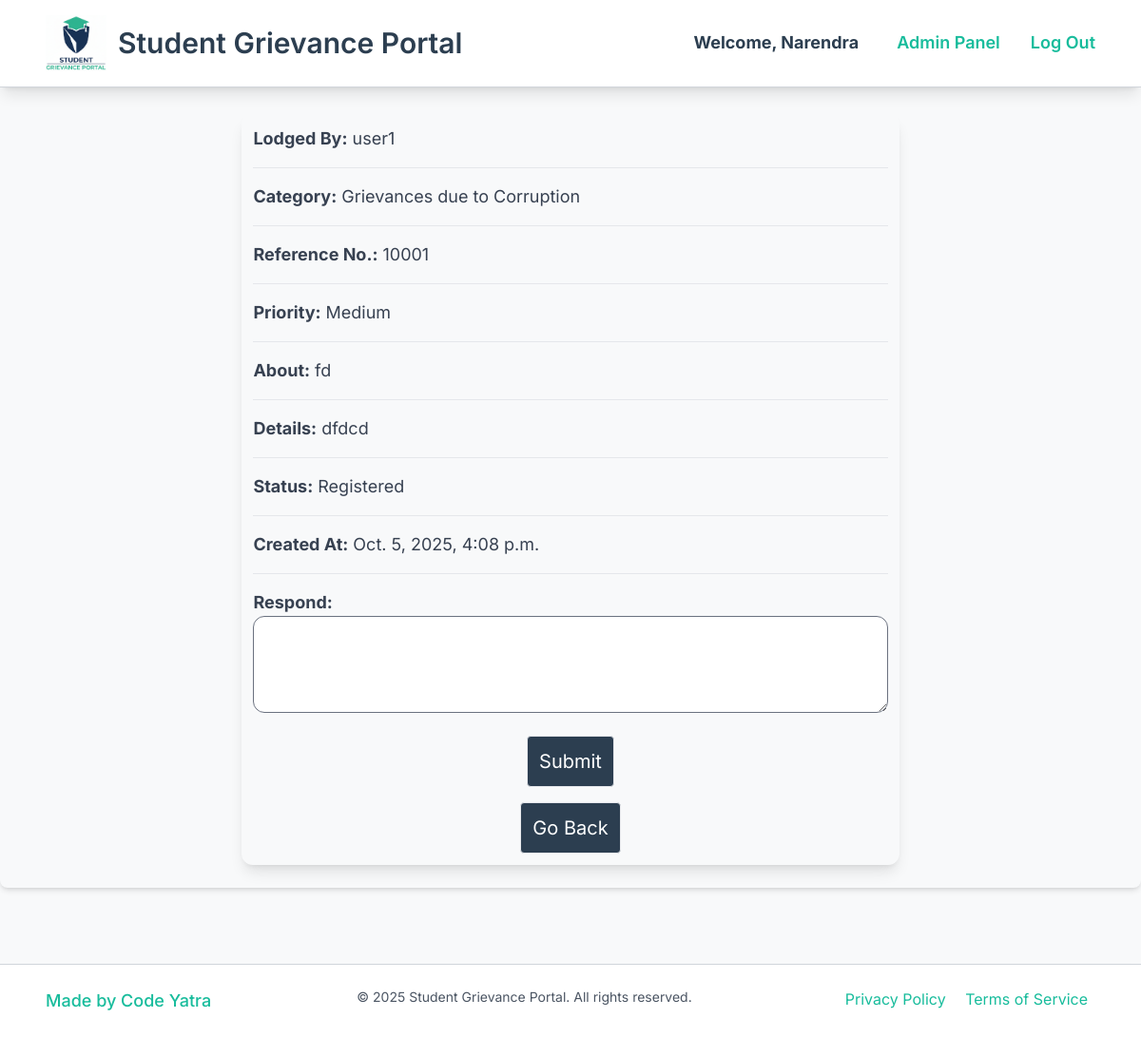
The page /grievance_detail/10001 (signed in) on the database its author committed.
### app/models.py (models this page shows, shortened)
class User(AbstractUser):
    phone_number = models.IntegerField(default=0)
    address = models.CharField(max_length=500, default="No Value")
    state = models.CharField(max_length=100, default="No Value")
    gender = models.CharField(max_length=50, default="No Value")
    handler = models.BooleanField(default=False)

class Grievance(models.Model):
    user = models.ForeignKey(User, on_delete=models.CASCADE, related_name='user')
    category = models.CharField(max_length=100)
    priority = models.CharField(max_length=100, choices=PRIORITY_CHOICES, default="Normal")
    details = models.CharField(max_length=2000)
    about = models.CharField(max_length=500, default="No Value")
    status = models.CharField(max_length=100, choices=STATUS_CHOICES, default="Registered")
    created_at = models.DateTimeField(auto_now_add=True)
    ref_no = models.IntegerField(default=100)
    handler_response = models.CharField(max_length=500, default="")
    satisfied = models.BooleanField(default=False)

### app/views.py (the view)
# urls.py: path("grievance_detail/<int:ref_no>", views.grievance_detail, name="grievance_detail"),
def grievance_detail(request, ref_no):
    grievance_obj = Grievance.objects.get(ref_no=ref_no)
    return render(request, 'app/grievance_detail.html', {
        "grievance": grievance_obj,
        "response_len": len(grievance_obj.handler_response),
    })

### app/templates/app/grievance_detail.html (shortened to what this page needs)
{% extends 'app/dash_base.html' %}
{% block body %}
<div class="mt-24 w-3/5 mx-auto text-xl grid grid-col-1 gap-4 shadow-lg p-3 rounded-xl">
    <p class="text-gray-700 text-lg"><strong>Lodged By:</strong> {{ grievance.user.username }}</p><hr>
    <p class="text-gray-700 text-lg"><strong>Category:</strong> {{ grievance.category }}</p><hr>
    <p class="text-gray-700 text-lg"><strong>Reference No.:</strong> {{ grievance.ref_no }}</p><hr>
    <p class="text-gray-700 text-lg"><strong>Priority:</strong> {{ grievance.priority }}</p><hr>
    <p class="text-gray-700 text-lg"><strong>About:</strong> {{ grievance.about }}</p><hr>
    <p class="text-gray-700 text-lg"><strong>Details:</strong> {{ grievance.details }}</p><hr>
    <p class="text-gray-700 text-lg"><strong>Status:</strong> {{ grievance.status }}</p><hr>
    <p class="text-gray-700 text-lg"><strong>Created At:</strong> {{ grievance.created_at }}</p><hr>
    {% if request.user.handler %}
        <div>
            <form action="{% url 'handler_response' grievance.ref_no%}" method="post" class="w-full mx-auto flex flex-col">
                <label class="text-gray-700 text-lg" for="about"><strong>Respond:</strong></label>
                <textarea class="text-lg px-3 py-2 mb-6 border border-gray-500 rounded-xl" required name="response" id="" cols="30" rows="3"></textarea>
                <input type="submit" class="p-3 border border-gray-200 bg-primary hover:bg-primary-dark rounded mx-auto text-white">
            </form>
        </div>
    {% endif %}
                            <a href="{% url 'register_grievance' %}" class="p-3 border border-gray-200 bg-primary hover:bg-primary-dark rounded mx-auto text-white">Go Back</a>
                        </div>
{% endblock %}

### app/templates/app/layout.html (shortened to what this page needs)
{% load static %}
<!DOCTYPE html>
<html lang="en">
    <head>
        <script src="https://cdn.tailwindcss.com"></script>
    </head>
    <body class="flex flex-col justify-between h-screen">
            <nav class="px-12 py-4 flex justify-between items-center border-b border-gray-300 fixed right-0 left-0 top-0 bg-white shadow-lg" style="color: #2C3E50; font-family: 'Inter', sans-serif;">
            <a class="text-3xl font-semibold flex items-center" href="/" style="color: #2C3E50;">
            <img class="w-16 mr-3" src="{% static 'images/logo1.png' %}" alt="Logo" />
              Student Grievance Portal
            </a>
            <div>
              <ul class="flex space-x-8 text-lg font-medium">
                {% if user.is_authenticated %}
                    <li class="nav-item">
                        <a class="p-2 border-b-2 border-transparent hover:border-secondary transition-colors" href="#" style="color: #2C3E50;"><strong>Welcome, {{ user.username }}</strong></a>
                    </li>
                {% endif %}
                {% if user.is_superuser %}
                    <a href="/admin" class="link-secondary font-semibold hover:underline">Admin Panel</a>
                {% endif %}
                {% if user.is_authenticated %}
                    <li class="nav-item">
                        <a class="link-secondary font-semibold hover:underline" href="{% url 'logout' %}">Log Out</a>
                    </li>
                {% endif %}
              </ul>
            </div>
          </nav>
        <div class="body card-bg p-6 rounded-lg shadow-md">
            {% block body %}
            {% endblock %}
        </div>
        {% block footer %}
        <footer class="mt-20 px-12 py-6 flex justify-between border-t border-gray-300 static bottom-0 bg-white shadow-lg" style="color: #2C3E50; font-family: 'Inter', sans-serif;">
            <a href="https://code-yatra-pi.vercel.app/" target="_blank" class="text-lg link-secondary flex items-center font-medium hover:underline">
              Made by Code Yatra
            </a>
            <p class="text-sm text-gray-600">&copy; 2025 Student Grievance Portal. All rights reserved.</p>
            <div>
              <a href="#" class="link-secondary hover:underline mx-2">Privacy Policy</a>
              <a href="#" class="link-secondary hover:underline mx-2">Terms of Service</a>
            </div>
        </footer>
        {% endblock %}
    </body>
</html>

### app/templates/app/layout.html (style rules this page uses)
body { font-family: 'Inter', sans-serif; background-color: #F8F9FA; color: #555555; }
.link-secondary { color: #18BC9C; text-decoration: none; }

### rows shown on the page
User: username "Narendra"
Grievance: user.username "user1", category "Grievances due to Corruption", ref_no "10001", priority "Medium", about "fd", details "dfdcd", status "Registered", created_at "Oct. 5, 2025, 4:08 p.m."
